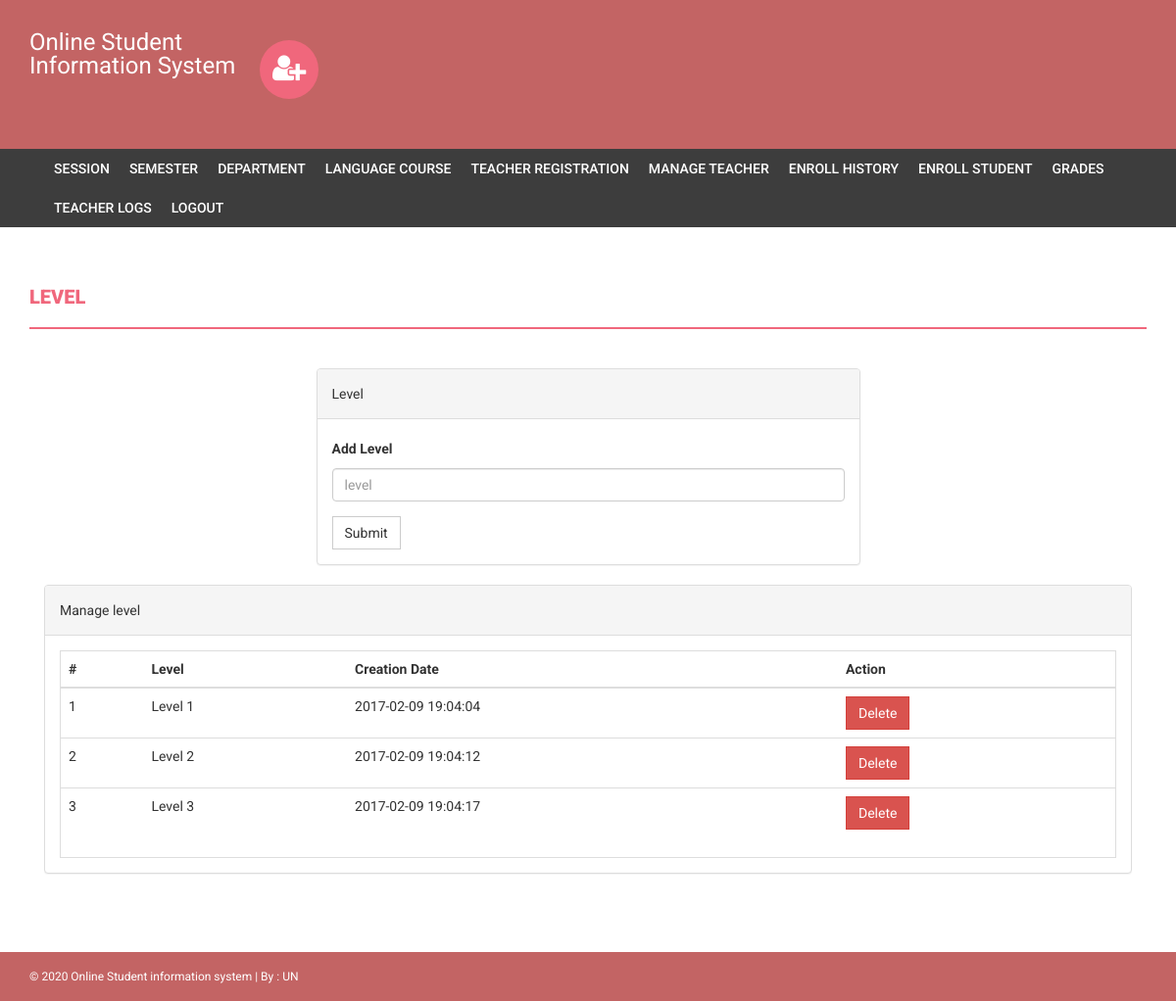
Page /admin/level.php (signed in) on the committed database.
### tables this page shows
CREATE TABLE `level` (
  `id` int(11) NOT NULL,
  `level` varchar(255) DEFAULT NULL,
  `creationDate` timestamp NULL DEFAULT current_timestamp()
);

### admin/level.php (the view, shortened to what this page needs)
<?php
if(strlen($_SESSION['alogin'])==0)
    {
header('location:index.php');
}
else{
?>
<!DOCTYPE html>
<html xmlns="http://www.w3.org/1999/xhtml">
<head>
    <link href="assets/css/bootstrap.css" rel="stylesheet" />
    <link href="assets/css/font-awesome.css" rel="stylesheet" />
    <link href="assets/css/style.css" rel="stylesheet" />
</head>
<body>
<?php include('includes/header.php');?>
<?php if($_SESSION['alogin']!="")
{
 include('includes/menubar.php');
}
 ?>
    <div class="content-wrapper">
        <div class="container">
              <div class="row">
                    <div class="col-md-12">
                        <h1 class="page-head-line">Level  </h1>
                    </div>
                </div>
                <div class="row" >
                  <div class="col-md-3"></div>
                    <div class="col-md-6">
                        <div class="panel panel-default">
                        <div class="panel-heading">
                           Level
                        </div>
                        <div class="panel-body">
                       <form name="level" method="post">
   <div class="form-group">
    <label for="department">Add Level  </label>
    <input type="text" class="form-control" id="level" name="level" placeholder="level" required />
  </div>
 <button type="submit" name="submit" class="btn btn-default">Submit</button>
</form>
                            </div>
                            </div>
                    </div>
                </div>
                <div class="col-md-12">
                    <div class="panel panel-default">
                        <div class="panel-heading">
                            Manage level
                        </div>
                        <div class="panel-body">
                            <div class="table-responsive table-bordered">
                                <table class="table">
                                    <thead>
                                        <tr>
                                            <th>#</th>
                                            <th>Level</th>
                                            <th>Creation Date</th>
                                            <th>Action</th>
                                        </tr>
                                    </thead>
                                    <tbody>
<?php
$sql=mysqli_query($con,"select * from level");
$cnt=1;
while($row=mysqli_fetch_array($sql))
{
?>
                                        <tr>
                                            <td><?php echo $cnt;?></td>
                                            <td><?php echo htmlentities($row['level']);?></td>
                                            <td><?php echo htmlentities($row['creationDate']);?></td>
                                            <td>
  <a href="level.php?id=<?php echo $row['id']?>&del=delete" onClick="return confirm('Are you sure you want to delete?')">
                                            <button class="btn btn-danger">Delete</button>
</a>
                                            </td>
                                        </tr>
<?php
$cnt++;
} ?>
                                    </tbody>
                                </table>
                            </div>
                        </div>
                    </div>
                </div>
            </div>
        </div>
  <?php include('includes/footer.php');?>
</body>
</html>
<?php } ?>

### admin/assets/css/style.css (style rules this page uses)
body { font-family: 'Roboto', sans-serif; line-height: 30px; }
.content-wrapper { margin-top: 40px; min-height: 600px; padding-bottom: 60px; }
.page-head-line { font-weight: 900; padding-bottom: 20px; border-bottom: 2px solid #F0677C; text-transform: uppercase; color: #F0677C; font-size: 20px; margin-bottom: 40px; }
.btn { border-radius: 0px; -webkit-border-radius: 0px; -moz-border-radius: 0px; }

### rows in the picture
level: level "Level 1", creationDate "2017-02-09 19:04:04"
level: level "Level 2", creationDate "2017-02-09 19:04:12"
level: level "Level 3", creationDate "2017-02-09 19:04:17"
